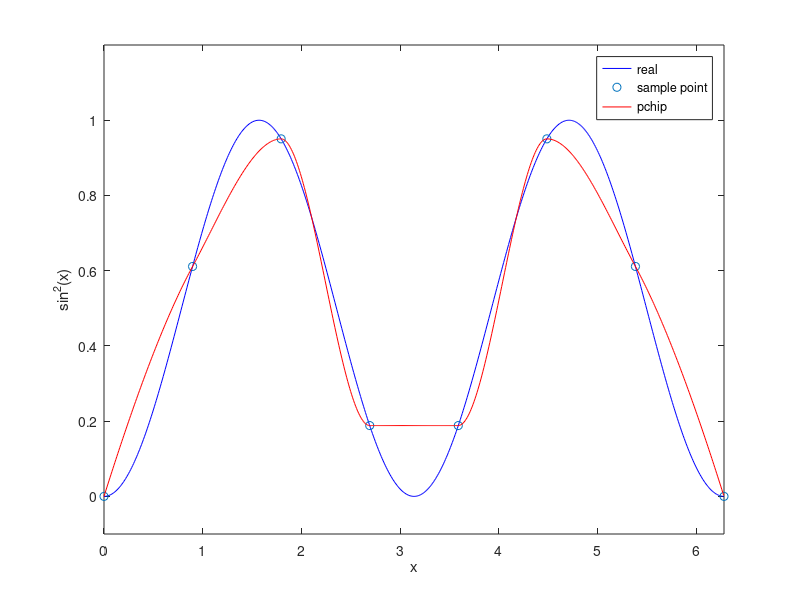

Here is the MATLAB script that generated this plot:
close all
clear all
format long

f = @(x) sin(x).^2;
t= linspace(0,2*pi,8);
y = f(t);
xx = 0:0.01:2*pi;
yy = pchip(t,y,xx);
plot(xx,f(xx),'b-')
hold on 
plot(t,f(t),'o')
hold on 
plot(xx,yy,'r-')
xlabel('x')
ylabel('sin^2(x)')
M = ["real";"sample point";"pchip"]
hold on
legend(M)
xlim([0,2*pi])
ylim([-0.1,1.2])